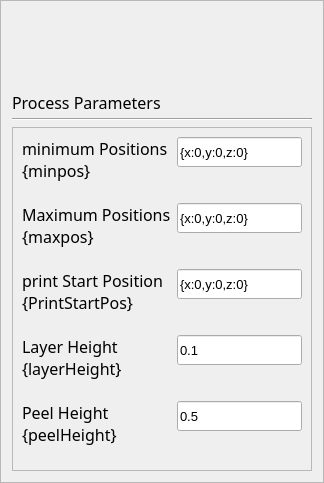
       <widget class="QFrame" name="parametersFrame">
        <property name="font">
         <font>
          <pointsize>12</pointsize>
         </font>
        </property>
        <property name="frameShape">
         <enum>QFrame::StyledPanel</enum>
        </property>
        <property name="frameShadow">
         <enum>QFrame::Raised</enum>
        </property>
        <layout class="QVBoxLayout" name="verticalLayout_3">
         <item>
          <widget class="QLabel" name="fileInfoLabel_14">
           <property name="minimumSize">
            <size>
             <width>0</width>
             <height>100</height>
            </size>
           </property>
           <property name="maximumSize">
            <size>
             <width>16777215</width>
             <height>20</height>
            </size>
           </property>
           <property name="font">
            <font>
             <family>Gotham</family>
             <pointsize>12</pointsize>
             <weight>50</weight>
             <bold>false</bold>
            </font>
           </property>
           <property name="styleSheet">
            <string notr="true"/>
           </property>
           <property name="text">
            <string>Process Parameters</string>
           </property>
           <property name="wordWrap">
            <bool>true</bool>
           </property>
          </widget>
         </item>
         <item>
          <widget class="Line" name="line_4">
           <property name="font">
            <font>
             <pointsize>12</pointsize>
            </font>
           </property>
           <property name="orientation">
            <enum>Qt::Horizontal</enum>
           </property>
          </widget>
         </item>
         <item>
          <widget class="QFrame" name="frame_7">
           <property name="font">
            <font>
             <pointsize>12</pointsize>
            </font>
           </property>
           <property name="frameShape">
            <enum>QFrame::StyledPanel</enum>
           </property>
           <property name="frameShadow">
            <enum>QFrame::Raised</enum>
           </property>
           <layout class="QFormLayout" name="formLayout_2">
            <item row="0" column="0">
             <widget class="QLabel" name="fileInfoLabel_19">
              <property name="minimumSize">
               <size>
                <width>0</width>
                <height>60</height>
               </size>
              </property>
              <property name="maximumSize">
               <size>
                <width>16777215</width>
                <height>100</height>
               </size>
              </property>
              <property name="font">
               <font>
                <family>Gotham</family>
                <pointsize>12</pointsize>
                <weight>50</weight>
                <bold>false</bold>
               </font>
              </property>
              <property name="styleSheet">
               <string notr="true"/>
              </property>
              <property name="text">
               <string>minimum Positions {minpos}</string>
              </property>
              <property name="alignment">
               <set>Qt::AlignLeading|Qt::AlignLeft|Qt::AlignTop</set>
              </property>
              <property name="wordWrap">
               <bool>true</bool>
              </property>
             </widget>
            </item>
            <item row="0" column="1">
             <widget class="QLineEdit" name="dosingHeightLineEdit">
              <property name="minimumSize">
               <size>
                <width>0</width>
                <height>30</height>
               </size>
              </property>
              <property name="font">
               <font>
                <pointsize>10</pointsize>
               </font>
              </property>
              <property name="text">
               <string>{x:0,y:0,z:0}</string>
              </property>
             </widget>
            </item>
            <item row="1" column="0">
             <widget class="QLabel" name="fileInfoLabel_15">
              <property name="minimumSize">
               <size>
                <width>0</width>
                <height>60</height>
               </size>
              </property>
              <property name="maximumSize">
               <size>
                <width>16777215</width>
                <height>100</height>
               </size>
              </property>
              <property name="font">
               <font>
                <family>Gotham</family>
                <pointsize>12</pointsize>
                <weight>50</weight>
                <bold>false</bold>
               </font>
              </property>
              <property name="styleSheet">
               <string notr="true"/>
              </property>
              <property name="text">
               <string>Maximum Positions {maxpos}</string>
              </property>
              <property name="alignment">
               <set>Qt::AlignLeading|Qt::AlignLeft|Qt::AlignTop</set>
              </property>
              <property name="wordWrap">
               <bool>true</bool>
              </property>
             </widget>
            </item>
            <item row="1" column="1">
             <widget class="QLineEdit" name="layerHeightLineEdit">
              <property name="minimumSize">
               <size>
                <width>0</width>
                <height>30</height>
               </size>
              </property>
              <property name="font">
               <font>
                <pointsize>10</pointsize>
               </font>
              </property>
              <property name="text">
               <string>{x:0,y:0,z:0}</string>
              </property>
             </widget>
            </item>
            <item row="2" column="0">
             <widget class="QLabel" name="fileInfoLabel_27">
              <property name="minimumSize">
               <size>
                <width>0</width>
                <height>60</height>
               </size>
              </property>
              <property name="maximumSize">
               <size>
                <width>16777215</width>
                <height>100</height>
               </size>
              </property>
              <property name="font">
               <font>
                <family>Gotham</family>
                <pointsize>12</pointsize>
                <weight>50</weight>
                <bold>false</bold>
               </font>
              </property>
              <property name="styleSheet">
               <string notr="true"/>
              </property>
              <property name="text">
               <string>print Start Position {PrintStartPos}</string>
              </property>
              <property name="alignment">
               <set>Qt::AlignLeading|Qt::AlignLeft|Qt::AlignTop</set>
              </property>
              <property name="wordWrap">
               <bool>true</bool>
              </property>
             </widget>
            </item>
            <item row="2" column="1">
             <widget class="QLineEdit" name="bedTemperatureLineEdit">
              <property name="minimumSize">
               <size>
                <width>0</width>
                <height>30</height>
               </size>
              </property>
              <property name="font">
               <font>
                <pointsize>10</pointsize>
               </font>
              </property>
              <property name="text">
               <string>{x:0,y:0,z:0}</string>
              </property>
             </widget>
            </item>
            <item row="3" column="0">
             <widget class="QLabel" name="fileInfoLabel_16">
              <property name="minimumSize">
               <size>
                <width>0</width>
                <height>60</height>
               </size>
              </property>
              <property name="maximumSize">
               <size>
                <width>16777215</width>
                <height>100</height>
               </size>
              </property>
              <property name="font">
               <font>
                <family>Gotham</family>
                <pointsize>12</pointsize>
                <weight>50</weight>
                <bold>false</bold>
               </font>
              </property>
              <property name="styleSheet">
               <string notr="true"/>
              </property>
              <property name="text">
               <string>Layer Height {layerHeight}</string>
              </property>
              <property name="alignment">
               <set>Qt::AlignLeading|Qt::AlignLeft|Qt::AlignTop</set>
              </property>
              <property name="wordWrap">
               <bool>true</bool>
              </property>
             </widget>
            </item>
            <item row="3" column="1">
             <widget class="QLineEdit" name="initialLevellingHeightLineEdit">
              <property name="minimumSize">
               <size>
                <width>0</width>
                <height>30</height>
               </size>
              </property>
              <property name="font">
               <font>
                <pointsize>10</pointsize>
               </font>
              </property>
              <property name="text">
               <string>0.1</string>
              </property>
             </widget>
            </item>
            <item row="4" column="0">
             <widget class="QLabel" name="fileInfoLabel_17">
              <property name="minimumSize">
               <size>
                <width>0</width>
                <height>60</height>
               </size>
              </property>
              <property name="maximumSize">
               <size>
                <width>16777215</width>
                <height>100</height>
               </size>
              </property>
              <property name="font">
               <font>
                <family>Gotham</family>
                <pointsize>12</pointsize>
                <weight>50</weight>
                <bold>false</bold>
               </font>
              </property>
              <property name="styleSheet">
               <string notr="true"/>
              </property>
              <property name="text">
               <string>Peel Height {peelHeight}</string>
              </property>
              <property name="alignment">
               <set>Qt::AlignLeading|Qt::AlignLeft|Qt::AlignTop</set>
              </property>
              <property name="wordWrap">
               <bool>true</bool>
              </property>
             </widget>
            </item>
            <item row="4" column="1">
             <widget class="QLineEdit" name="initialLevellingHeightLineEdit_2">
              <property name="minimumSize">
               <size>
                <width>0</width>
                <height>30</height>
               </size>
              </property>
              <property name="font">
               <font>
                <pointsize>10</pointsize>
               </font>
              </property>
              <property name="text">
               <string>0.5</string>
              </property>
             </widget>
            </item>
           </layout>
          </widget>
         </item>
        </layout>
       </widget>
